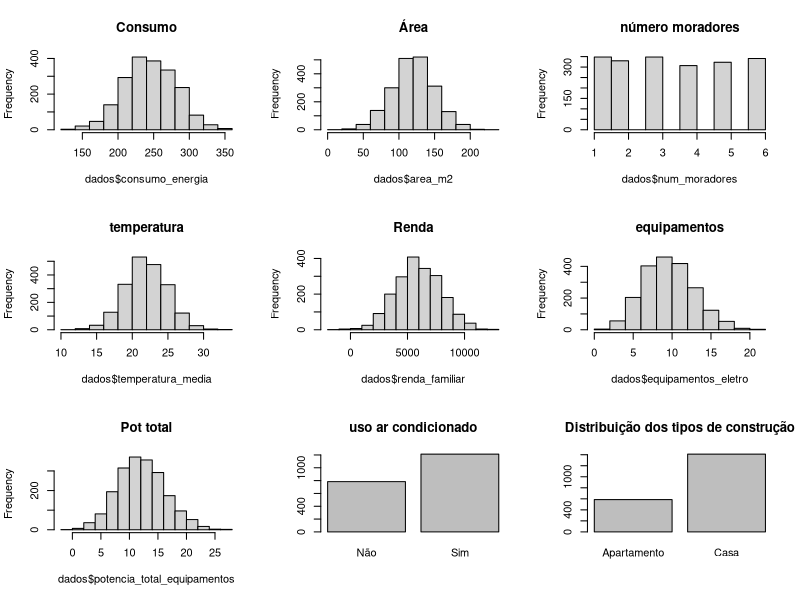
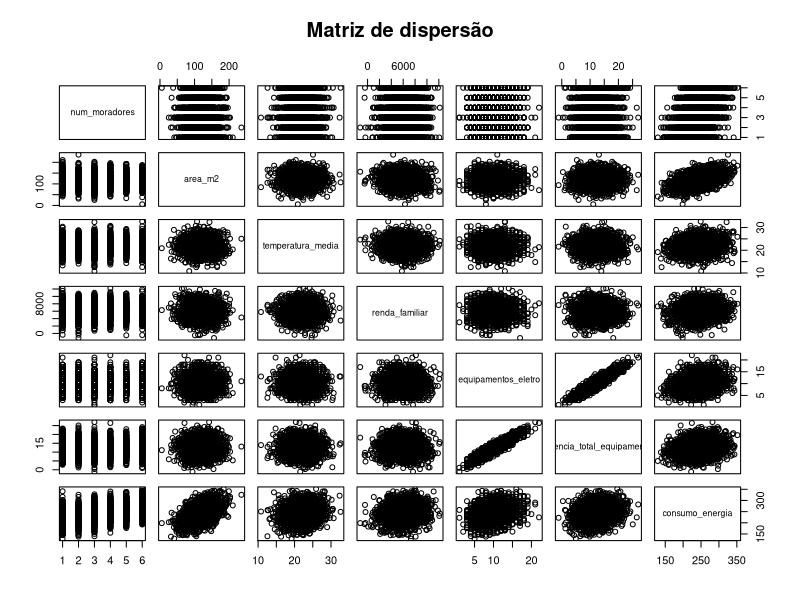

These figures' R source, in order:
dados <- read.csv("dados_consumo_energia.csv", sep = ",", dec = ".", stringsAsFactors = TRUE)
print("summary")
print(summary(dados)) #summary
print("checando por ausências")
print(colSums(is.na(dados))) 
print("dados duplicados")
print(sum(duplicated(dados)))

#dados$num_moradores
#dados$area_m2
#dados$temperatura_media
#dados$renda_familiar
#dados$uso_ar_condicionado
#dados$tipo_construcao
#dados$isolamento_termico
#dados$equipamentos_eletro
#dados$potencia_total_equipamentos
outliers_iqr <- function(x) #detectar outliers usando método iqr
{
  q1 <- quantile(x, 0.25, na.rm = TRUE)
  q3 <- quantile(x, 0.75, na.rm = TRUE)
  iqr <- q3 - q1
  limites <- c(q1 - 1.5 * iqr, q3 + 1.5 * iqr)
  which(x < limites[1] | x > limites[2])
}

outliers_consumo <- outliers_iqr(dados$consumo_energia)
outliers_moradores <- outliers_iqr(dados$num_moradores)
outliers_area <- outliers_iqr(dados$area_m2)
outliers_temperatura <- outliers_iqr(dados$temperatura_media)
outliers_renda <- outliers_iqr(dados$renda_familiar)
outliers_eletro <- outliers_iqr(dados$equipamentos_eletro)
outliers_pot_eletro <- outliers_iqr(dados$potencia_total_equipamentos)

print("outliers consumo:")
print(cbind(indice = outliers_consumo, 
      valor = dados$consumo_energia[outliers_consumo]))
print("outliers moradores:")
print(cbind(indice = outliers_moradores, 
      valor = dados$num_moradores[outliers_moradores]))
print("outliers área:")
print(cbind(indice = outliers_area, 
      valor = dados$area_m2[outliers_area]))
print("outliers temperatura:")
print(cbind(indice = outliers_temperatura, 
      valor = dados$temperatura_media[outliers_temperatura]))
print("outliers equipamento elétrico:")
print(cbind(indice = outliers_eletro, 
      valor = dados$equipamentos_eletro[outliers_eletro]))
print("outliers potencia equipamento:")
print(cbind(indice = outliers_pot_eletro, 
      valor = dados$potencia_total_equipamentos[outliers_pot_eletro]))
print("outliers renda:")
print(cbind(indice = outliers_renda, 
      valor = dados$renda_familiar[outliers_renda]))

par(mfrow = c(3, 3))
#Plots de análise univariável
hist(dados$consumo_energia, main = "Consumo")
hist(dados$area_m2, main = "Área")
hist(dados$num_moradores, main = "número moradores")
hist(dados$temperatura_media, main = "temperatura")
hist(dados$renda_familiar, main = "Renda")
hist(dados$equipamentos_eletro, main = "equipamentos")
hist(dados$potencia_total_equipamentos, main = "Pot total")
barplot(table(dados$uso_ar_condicionado), main = "uso ar condicionado")
barplot(table(dados$tipo_construcao),main = "Distribuição dos tipos de construção")


#boxplot(dados$consumo_energia, main = "Consumo")
#boxplot(dados$area_m2, main = "Área")
#boxplot(dados$num_moradores, main = "número moradores")
#boxplot(dados$temperatura_media, main = "Temperatura")
#boxplot(dados$renda_familiar, main = "Renda")
#boxplot(dados$equipamentos_eletro, main = "equipamentos")
#boxplot(dados$potencia_total_equipamentos, main = "pot total")

num_vars <- dados[, c("num_moradores", "area_m2", "temperatura_media",
                      "renda_familiar", "equipamentos_eletro",
                      "potencia_total_equipamentos", "consumo_energia")]
print("matriz de correlação completa:")
print(cor(num_vars, use = "complete.obs"))
pairs(num_vars, main = "Matriz de dispersão")

#calculando Variance inflation factor
vif <- function(modelo) {
  vifs <- c()
  X <- model.matrix(modelo)[, -1]  # matriz de preditores (sem intercepto)
  
  for (i in 1:ncol(X)) {
    y <- X[, i]
    X_aux <- X[, -i, drop = FALSE]
    modelo_aux <- lm(y ~ X_aux)
    R2 <- summary(modelo_aux)$r.squared
    vifs[i] <- 1 / (1 - R2)
  }
  
  names(vifs) <- colnames(X)
  return(vifs)
}
modelo_aux <- lm(consumo_energia ~ num_moradores + area_m2 + temperatura_media +
                   renda_familiar + equipamentos_eletro +
                   potencia_total_equipamentos, data = dados)

print("vif:")
print(vif(modelo_aux))


#modelo mlrs

#modelo_inicial <- lm(consumo_energia ~ num_moradores + area_m2 + temperatura_media +
#                       renda_familiar + uso_ar_condicionado + tipo_construcao +
#                       + equipamentos_eletro + potencia_total_equipamentos, data = dados)

cat("\n", "\n", "\n")
#selecionando o melhor modelo com stepwise regression
modelo_inicial <- lm(consumo_energia ~ ., data = dados)
modelo_step <- step(modelo_inicial, direction = "both")
print(summary(modelo_step))
